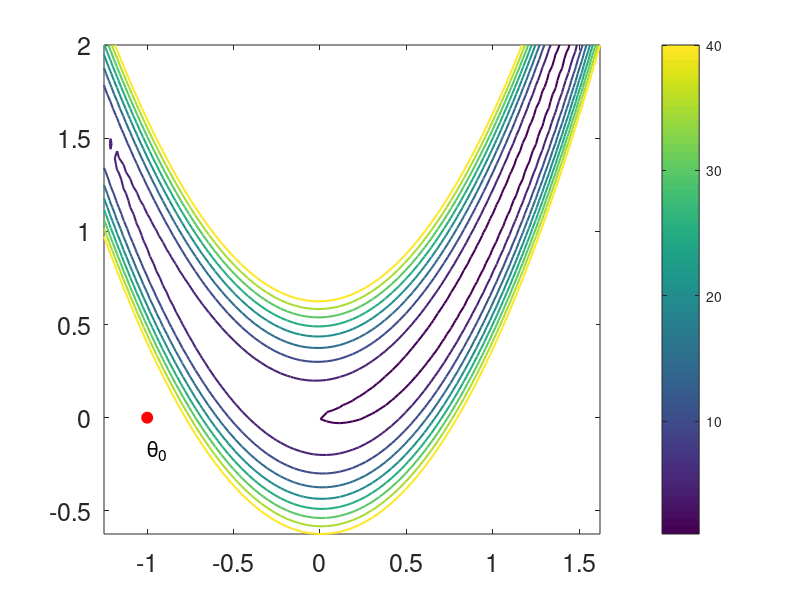

The MATLAB source for this figure: (Note: this script raises an error after producing the figure.)
%% TD Optimisation sans contraintes

% Thibault Théologien
% Ingrid Fiquet

% OBJECTIF : 

clear all;
close all;
clc;

%% 1. Méthode du gradient

%1. Opposé du gradient

%% tracé des lignes de niveau de J
n = 100;
[X, Y] = meshgrid(linspace(-1.25, 2.5, n), linspace(-1.75, 2, n));
ptx = reshape(X, n*n,1);
pty = reshape(Y, n*n,1);
pt = [ptx pty];

% Define the function J = f(\theta)
Jmat = (1-pt(:,1)).^2 + 100*(pt(:, 2) - pt(:, 1).^2).^2;
%exp(-0.1)*(exp(pt*a) + exp(pt*b) + exp(pt*c));

% Create the surface plot using contour command
figure();
contour(X, Y, reshape(Jmat, n, n), [40:-5:0 1 0], 'linewidth', 1.5);
colorbar;
axis tight;
set(gca, 'fontsize', 18);

% solution initiale
theta0 = [-1; 0];

% trace de theta0
hold on;
h = plot(theta0(1,:), theta0(2,:), 'ro');
set(h, 'MarkerSize', 8, 'markerfacecolor', 'r');
text(theta0(1,1), theta0(2,1)-0.175, '\theta_0', 'fontsize', 16);

k = 1;
maxIter = 15000;
theta = theta0;
alpha = 1/norm(-monGradient(theta));
J = monCritere(theta);
histCritere = inf(maxIter, 1);
histCritere(k) = J;

while norm(monGradient(theta)) > 10^-3 && k < maxIter
    direction = -monGradient(theta);
    % Determination du pas de recherche
    % pas = 
    theta = theta + alpha*direction;
    
    J = monCritere(theta);
    k = k + 1;
    histCritere(k) = J;
    
%     alpha = 2*(histCritere(k) - histCritere(k-1))/dot(monGradient(theta), direction);

    hold on;
    plot(theta(1), theta(2), 'ro');
end

% trace du critere en fonction des iterations
figure();
plot(histCritere);

